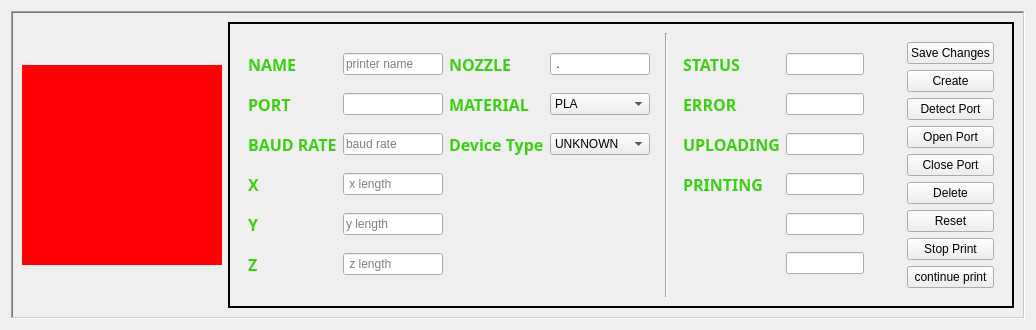
<?xml version="1.0" encoding="UTF-8"?>
<ui version="4.0">
 <class>DeviceWidget</class>
 <widget class="QWidget" name="DeviceWidget">
  <property name="geometry">
   <rect>
    <x>0</x>
    <y>0</y>
    <width>1036</width>
    <height>242</height>
   </rect>
  </property>
  <property name="sizePolicy">
   <sizepolicy hsizetype="Expanding" vsizetype="Fixed">
    <horstretch>0</horstretch>
    <verstretch>0</verstretch>
   </sizepolicy>
  </property>
  <property name="maximumSize">
   <size>
    <width>16777215</width>
    <height>242</height>
   </size>
  </property>
  <property name="windowTitle">
   <string>Form</string>
  </property>
  <layout class="QVBoxLayout" name="verticalLayout">
   <item>
    <widget class="QFrame" name="frame">
     <property name="frameShape">
      <enum>QFrame::WinPanel</enum>
     </property>
     <property name="frameShadow">
      <enum>QFrame::Sunken</enum>
     </property>
     <property name="lineWidth">
      <number>10</number>
     </property>
     <layout class="QHBoxLayout" name="horizontalLayout">
      <item>
       <widget class="QLabel" name="_icon">
        <property name="minimumSize">
         <size>
          <width>200</width>
          <height>200</height>
         </size>
        </property>
        <property name="maximumSize">
         <size>
          <width>200</width>
          <height>200</height>
         </size>
        </property>
        <property name="baseSize">
         <size>
          <width>200</width>
          <height>200</height>
         </size>
        </property>
        <property name="contextMenuPolicy">
         <enum>Qt::DefaultContextMenu</enum>
        </property>
        <property name="autoFillBackground">
         <bool>false</bool>
        </property>
        <property name="styleSheet">
         <string notr="true">background-color: rgb(255, 0, 4);</string>
        </property>
        <property name="text">
         <string/>
        </property>
        <property name="pixmap">
         <pixmap resource="../resources/images.qrc">:/icon/images/3dPrinter.png</pixmap>
        </property>
        <property name="scaledContents">
         <bool>true</bool>
        </property>
       </widget>
      </item>
      <item>
       <widget class="QFrame" name="frame_2">
        <property name="frameShape">
         <enum>QFrame::WinPanel</enum>
        </property>
        <property name="frameShadow">
         <enum>QFrame::Plain</enum>
        </property>
        <property name="lineWidth">
         <number>2</number>
        </property>
        <layout class="QHBoxLayout" name="horizontalLayout_2">
         <item>
          <widget class="QWidget" name="widget" native="true">
           <property name="sizePolicy">
            <sizepolicy hsizetype="Fixed" vsizetype="Preferred">
             <horstretch>0</horstretch>
             <verstretch>0</verstretch>
            </sizepolicy>
           </property>
           <layout class="QGridLayout" name="gridLayout">
            <item row="0" column="0">
             <widget class="QLabel" name="_name_label">
              <property name="sizePolicy">
               <sizepolicy hsizetype="Fixed" vsizetype="Preferred">
                <horstretch>0</horstretch>
                <verstretch>0</verstretch>
               </sizepolicy>
              </property>
              <property name="font">
               <font>
                <family>Sylfaen</family>
                <pointsize>12</pointsize>
                <weight>75</weight>
                <bold>true</bold>
               </font>
              </property>
              <property name="styleSheet">
               <string notr="true">color: rgb(59, 208, 18);</string>
              </property>
              <property name="text">
               <string>NAME </string>
              </property>
              <property name="textFormat">
               <enum>Qt::PlainText</enum>
              </property>
             </widget>
            </item>
            <item row="1" column="1">
             <widget class="QLineEdit" name="_port">
              <property name="maximumSize">
               <size>
                <width>100</width>
                <height>16777215</height>
               </size>
              </property>
              <property name="readOnly">
               <bool>true</bool>
              </property>
             </widget>
            </item>
            <item row="0" column="1">
             <widget class="QLineEdit" name="_name">
              <property name="maximumSize">
               <size>
                <width>100</width>
                <height>16777215</height>
               </size>
              </property>
              <property name="maxLength">
               <number>12</number>
              </property>
              <property name="placeholderText">
               <string>printer name</string>
              </property>
             </widget>
            </item>
            <item row="5" column="1">
             <widget class="QLineEdit" name="_z">
              <property name="maximumSize">
               <size>
                <width>100</width>
                <height>16777215</height>
               </size>
              </property>
              <property name="inputMethodHints">
               <set>Qt::ImhDigitsOnly</set>
              </property>
              <property name="inputMask">
               <string>99999</string>
              </property>
              <property name="maxLength">
               <number>5</number>
              </property>
              <property name="placeholderText">
               <string> z length</string>
              </property>
             </widget>
            </item>
            <item row="3" column="0">
             <widget class="QLabel" name="_x_label">
              <property name="sizePolicy">
               <sizepolicy hsizetype="Fixed" vsizetype="Preferred">
                <horstretch>0</horstretch>
                <verstretch>0</verstretch>
               </sizepolicy>
              </property>
              <property name="font">
               <font>
                <family>Sylfaen</family>
                <pointsize>12</pointsize>
                <weight>75</weight>
                <bold>true</bold>
               </font>
              </property>
              <property name="styleSheet">
               <string notr="true">color: rgb(59, 208, 18);</string>
              </property>
              <property name="text">
               <string>X</string>
              </property>
              <property name="textFormat">
               <enum>Qt::PlainText</enum>
              </property>
             </widget>
            </item>
            <item row="3" column="1">
             <widget class="QLineEdit" name="_x">
              <property name="maximumSize">
               <size>
                <width>100</width>
                <height>16777215</height>
               </size>
              </property>
              <property name="inputMethodHints">
               <set>Qt::ImhDigitsOnly</set>
              </property>
              <property name="inputMask">
               <string>99999</string>
              </property>
              <property name="maxLength">
               <number>5</number>
              </property>
              <property name="placeholderText">
               <string> x length</string>
              </property>
             </widget>
            </item>
            <item row="1" column="3">
             <widget class="QComboBox" name="_material">
              <item>
               <property name="text">
                <string>PLA</string>
               </property>
              </item>
              <item>
               <property name="text">
                <string>TPU</string>
               </property>
              </item>
              <item>
               <property name="text">
                <string>PLA+</string>
               </property>
              </item>
              <item>
               <property name="text">
                <string>MARBLE</string>
               </property>
              </item>
             </widget>
            </item>
            <item row="2" column="0">
             <widget class="QLabel" name="_baud_rate_label">
              <property name="sizePolicy">
               <sizepolicy hsizetype="Fixed" vsizetype="Preferred">
                <horstretch>0</horstretch>
                <verstretch>0</verstretch>
               </sizepolicy>
              </property>
              <property name="font">
               <font>
                <family>Sylfaen</family>
                <pointsize>12</pointsize>
                <weight>75</weight>
                <bold>true</bold>
               </font>
              </property>
              <property name="styleSheet">
               <string notr="true">color: rgb(59, 208, 18);</string>
              </property>
              <property name="text">
               <string>BAUD RATE</string>
              </property>
              <property name="textFormat">
               <enum>Qt::PlainText</enum>
              </property>
             </widget>
            </item>
            <item row="1" column="0">
             <widget class="QLabel" name="_port_label">
              <property name="sizePolicy">
               <sizepolicy hsizetype="Fixed" vsizetype="Preferred">
                <horstretch>0</horstretch>
                <verstretch>0</verstretch>
               </sizepolicy>
              </property>
              <property name="font">
               <font>
                <family>Sylfaen</family>
                <pointsize>12</pointsize>
                <weight>75</weight>
                <bold>true</bold>
               </font>
              </property>
              <property name="styleSheet">
               <string notr="true">color: rgb(59, 208, 18);</string>
              </property>
              <property name="text">
               <string>PORT </string>
              </property>
              <property name="textFormat">
               <enum>Qt::PlainText</enum>
              </property>
             </widget>
            </item>
            <item row="4" column="0">
             <widget class="QLabel" name="_y_label">
              <property name="sizePolicy">
               <sizepolicy hsizetype="Fixed" vsizetype="Preferred">
                <horstretch>0</horstretch>
                <verstretch>0</verstretch>
               </sizepolicy>
              </property>
              <property name="font">
               <font>
                <family>Sylfaen</family>
                <pointsize>12</pointsize>
                <weight>75</weight>
                <bold>true</bold>
               </font>
              </property>
              <property name="styleSheet">
               <string notr="true">color: rgb(59, 208, 18);</string>
              </property>
              <property name="text">
               <string>Y</string>
              </property>
              <property name="textFormat">
               <enum>Qt::PlainText</enum>
              </property>
             </widget>
            </item>
            <item row="1" column="2">
             <widget class="QLabel" name="_material_label">
              <property name="sizePolicy">
               <sizepolicy hsizetype="Fixed" vsizetype="Preferred">
                <horstretch>0</horstretch>
                <verstretch>0</verstretch>
               </sizepolicy>
              </property>
              <property name="font">
               <font>
                <family>Sylfaen</family>
                <pointsize>12</pointsize>
                <weight>75</weight>
                <bold>true</bold>
               </font>
              </property>
              <property name="styleSheet">
               <string notr="true">color: rgb(59, 208, 18);</string>
              </property>
              <property name="text">
               <string>MATERIAL</string>
              </property>
              <property name="textFormat">
               <enum>Qt::PlainText</enum>
              </property>
             </widget>
            </item>
            <item row="0" column="3">
             <widget class="QLineEdit" name="_nozzle">
              <property name="maximumSize">
               <size>
                <width>100</width>
                <height>16777215</height>
               </size>
              </property>
              <property name="inputMask">
               <string>N.NN</string>
              </property>
              <property name="readOnly">
               <bool>false</bool>
              </property>
             </widget>
            </item>
            <item row="5" column="0">
             <widget class="QLabel" name="_z_label">
              <property name="sizePolicy">
               <sizepolicy hsizetype="Fixed" vsizetype="Preferred">
                <horstretch>0</horstretch>
                <verstretch>0</verstretch>
               </sizepolicy>
              </property>
              <property name="font">
               <font>
                <family>Sylfaen</family>
                <pointsize>12</pointsize>
                <weight>75</weight>
                <bold>true</bold>
               </font>
              </property>
              <property name="styleSheet">
               <string notr="true">color: rgb(59, 208, 18);</string>
              </property>
              <property name="text">
               <string>Z</string>
              </property>
              <property name="textFormat">
               <enum>Qt::PlainText</enum>
              </property>
             </widget>
            </item>
            <item row="4" column="1">
             <widget class="QLineEdit" name="_y">
              <property name="maximumSize">
               <size>
                <width>100</width>
                <height>16777215</height>
               </size>
              </property>
              <property name="inputMethodHints">
               <set>Qt::ImhDigitsOnly</set>
              </property>
              <property name="inputMask">
               <string>99999</string>
              </property>
              <property name="maxLength">
               <number>5</number>
              </property>
              <property name="placeholderText">
               <string>y length</string>
              </property>
             </widget>
            </item>
            <item row="0" column="2">
             <widget class="QLabel" name="_nozzle_label">
              <property name="sizePolicy">
               <sizepolicy hsizetype="Fixed" vsizetype="Preferred">
                <horstretch>0</horstretch>
                <verstretch>0</verstretch>
               </sizepolicy>
              </property>
              <property name="font">
               <font>
                <family>Sylfaen</family>
                <pointsize>12</pointsize>
                <weight>75</weight>
                <bold>true</bold>
               </font>
              </property>
              <property name="styleSheet">
               <string notr="true">color: rgb(59, 208, 18);</string>
              </property>
              <property name="text">
               <string>NOZZLE </string>
              </property>
              <property name="textFormat">
               <enum>Qt::PlainText</enum>
              </property>
             </widget>
            </item>
            <item row="2" column="1">
             <widget class="QLineEdit" name="_baud_rate">
              <property name="maximumSize">
               <size>
                <width>100</width>
                <height>16777215</height>
               </size>
              </property>
              <property name="inputMethodHints">
               <set>Qt::ImhDigitsOnly</set>
              </property>
              <property name="inputMask">
               <string>9999999999</string>
              </property>
              <property name="maxLength">
               <number>10</number>
              </property>
              <property name="placeholderText">
               <string>baud rate</string>
              </property>
             </widget>
            </item>
            <item row="2" column="2">
             <widget class="QLabel" name="_device_type_label">
              <property name="sizePolicy">
               <sizepolicy hsizetype="Fixed" vsizetype="Preferred">
                <horstretch>0</horstretch>
                <verstretch>0</verstretch>
               </sizepolicy>
              </property>
              <property name="font">
               <font>
                <family>Sylfaen</family>
                <pointsize>12</pointsize>
                <weight>75</weight>
                <bold>true</bold>
               </font>
              </property>
              <property name="styleSheet">
               <string notr="true">color: rgb(59, 208, 18);</string>
              </property>
              <property name="text">
               <string>Device Type</string>
              </property>
              <property name="textFormat">
               <enum>Qt::PlainText</enum>
              </property>
             </widget>
            </item>
            <item row="2" column="3">
             <widget class="QComboBox" name="_device_type">
              <item>
               <property name="text">
                <string>UNKNOWN</string>
               </property>
              </item>
              <item>
               <property name="text">
                <string>GENIUS</string>
               </property>
              </item>
              <item>
               <property name="text">
                <string>KP3S</string>
               </property>
              </item>
              <item>
               <property name="text">
                <string/>
               </property>
              </item>
              <item>
               <property name="text">
                <string/>
               </property>
              </item>
             </widget>
            </item>
           </layout>
          </widget>
         </item>
         <item>
          <widget class="Line" name="line">
           <property name="orientation">
            <enum>Qt::Vertical</enum>
           </property>
          </widget>
         </item>
         <item>
          <widget class="QWidget" name="widget_3" native="true">
           <layout class="QGridLayout" name="gridLayout_2">
            <item row="3" column="1">
             <widget class="QLineEdit" name="_printing">
              <property name="maximumSize">
               <size>
                <width>100</width>
                <height>16777215</height>
               </size>
              </property>
              <property name="readOnly">
               <bool>true</bool>
              </property>
             </widget>
            </item>
            <item row="0" column="1">
             <widget class="QLineEdit" name="_status">
              <property name="maximumSize">
               <size>
                <width>100</width>
                <height>16777215</height>
               </size>
              </property>
              <property name="readOnly">
               <bool>true</bool>
              </property>
             </widget>
            </item>
            <item row="2" column="1">
             <widget class="QLineEdit" name="_uploading">
              <property name="maximumSize">
               <size>
                <width>100</width>
                <height>16777215</height>
               </size>
              </property>
              <property name="readOnly">
               <bool>true</bool>
              </property>
             </widget>
            </item>
            <item row="5" column="0">
             <widget class="QLabel" name="_hotend_temperature_label">
              <property name="sizePolicy">
               <sizepolicy hsizetype="Fixed" vsizetype="Preferred">
                <horstretch>0</horstretch>
                <verstretch>0</verstretch>
               </sizepolicy>
              </property>
              <property name="font">
               <font>
                <family>Sylfaen</family>
                <pointsize>12</pointsize>
                <weight>75</weight>
                <bold>true</bold>
               </font>
              </property>
              <property name="styleSheet">
               <string notr="true">color: rgb(59, 208, 18);</string>
              </property>
              <property name="text">
               <string/>
              </property>
              <property name="textFormat">
               <enum>Qt::PlainText</enum>
              </property>
              <property name="pixmap">
               <pixmap resource="../resources/images.qrc">:/icon/images/hotend.png</pixmap>
              </property>
              <property name="scaledContents">
               <bool>true</bool>
              </property>
              <property name="openExternalLinks">
               <bool>false</bool>
              </property>
             </widget>
            </item>
            <item row="1" column="1">
             <widget class="QLineEdit" name="_error">
              <property name="maximumSize">
               <size>
                <width>100</width>
                <height>16777215</height>
               </size>
              </property>
              <property name="readOnly">
               <bool>true</bool>
              </property>
             </widget>
            </item>
            <item row="4" column="0">
             <widget class="QLabel" name="_bed_temperature_label">
              <property name="sizePolicy">
               <sizepolicy hsizetype="Fixed" vsizetype="Preferred">
                <horstretch>0</horstretch>
                <verstretch>0</verstretch>
               </sizepolicy>
              </property>
              <property name="font">
               <font>
                <family>Sylfaen</family>
                <pointsize>12</pointsize>
                <weight>75</weight>
                <bold>true</bold>
               </font>
              </property>
              <property name="styleSheet">
               <string notr="true">color: rgb(59, 208, 18);</string>
              </property>
              <property name="text">
               <string/>
              </property>
              <property name="textFormat">
               <enum>Qt::PlainText</enum>
              </property>
              <property name="pixmap">
               <pixmap resource="../resources/images.qrc">:/icon/images/bed.png</pixmap>
              </property>
              <property name="scaledContents">
               <bool>true</bool>
              </property>
             </widget>
            </item>
            <item row="4" column="1">
             <widget class="QLineEdit" name="_bed_temperature">
              <property name="maximumSize">
               <size>
                <width>100</width>
                <height>16777215</height>
               </size>
              </property>
              <property name="readOnly">
               <bool>true</bool>
              </property>
             </widget>
            </item>
            <item row="0" column="0">
             <widget class="QLabel" name="_status_label">
              <property name="sizePolicy">
               <sizepolicy hsizetype="Fixed" vsizetype="Preferred">
                <horstretch>0</horstretch>
                <verstretch>0</verstretch>
               </sizepolicy>
              </property>
              <property name="font">
               <font>
                <family>Sylfaen</family>
                <pointsize>12</pointsize>
                <weight>75</weight>
                <bold>true</bold>
               </font>
              </property>
              <property name="styleSheet">
               <string notr="true">color: rgb(59, 208, 18);</string>
              </property>
              <property name="text">
               <string>STATUS</string>
              </property>
              <property name="textFormat">
               <enum>Qt::PlainText</enum>
              </property>
             </widget>
            </item>
            <item row="1" column="0">
             <widget class="QLabel" name="_error_label">
              <property name="sizePolicy">
               <sizepolicy hsizetype="Fixed" vsizetype="Preferred">
                <horstretch>0</horstretch>
                <verstretch>0</verstretch>
               </sizepolicy>
              </property>
              <property name="font">
               <font>
                <family>Sylfaen</family>
                <pointsize>12</pointsize>
                <weight>75</weight>
                <bold>true</bold>
               </font>
              </property>
              <property name="styleSheet">
               <string notr="true">color: rgb(59, 208, 18);</string>
              </property>
              <property name="text">
               <string>ERROR</string>
              </property>
              <property name="textFormat">
               <enum>Qt::PlainText</enum>
              </property>
             </widget>
            </item>
            <item row="3" column="0">
             <widget class="QLabel" name="_printing_label">
              <property name="sizePolicy">
               <sizepolicy hsizetype="Fixed" vsizetype="Preferred">
                <horstretch>0</horstretch>
                <verstretch>0</verstretch>
               </sizepolicy>
              </property>
              <property name="font">
               <font>
                <family>Sylfaen</family>
                <pointsize>12</pointsize>
                <weight>75</weight>
                <bold>true</bold>
               </font>
              </property>
              <property name="styleSheet">
               <string notr="true">color: rgb(59, 208, 18);</string>
              </property>
              <property name="text">
               <string>PRINTING</string>
              </property>
              <property name="textFormat">
               <enum>Qt::PlainText</enum>
              </property>
             </widget>
            </item>
            <item row="2" column="0">
             <widget class="QLabel" name="_uploading_label">
              <property name="sizePolicy">
               <sizepolicy hsizetype="Fixed" vsizetype="Preferred">
                <horstretch>0</horstretch>
                <verstretch>0</verstretch>
               </sizepolicy>
              </property>
              <property name="font">
               <font>
                <family>Sylfaen</family>
                <pointsize>12</pointsize>
                <weight>75</weight>
                <bold>true</bold>
               </font>
              </property>
              <property name="styleSheet">
               <string notr="true">color: rgb(59, 208, 18);</string>
              </property>
              <property name="text">
               <string>UPLOADING</string>
              </property>
              <property name="textFormat">
               <enum>Qt::PlainText</enum>
              </property>
             </widget>
            </item>
            <item row="5" column="1">
             <widget class="QLineEdit" name="_hotend_temperature_">
              <property name="maximumSize">
               <size>
                <width>100</width>
                <height>16777215</height>
               </size>
              </property>
              <property name="readOnly">
               <bool>true</bool>
              </property>
             </widget>
            </item>
           </layout>
          </widget>
         </item>
         <item>
          <spacer name="horizontalSpacer">
           <property name="orientation">
            <enum>Qt::Horizontal</enum>
           </property>
           <property name="sizeType">
            <enum>QSizePolicy::Expanding</enum>
           </property>
           <property name="sizeHint" stdset="0">
            <size>
             <width>40</width>
             <height>20</height>
            </size>
           </property>
          </spacer>
         </item>
         <item>
          <widget class="QWidget" name="widget_2" native="true">
           <property name="sizePolicy">
            <sizepolicy hsizetype="Preferred" vsizetype="Preferred">
             <horstretch>0</horstretch>
             <verstretch>0</verstretch>
            </sizepolicy>
           </property>
           <property name="minimumSize">
            <size>
             <width>0</width>
             <height>0</height>
            </size>
           </property>
           <property name="baseSize">
            <size>
             <width>0</width>
             <height>0</height>
            </size>
           </property>
           <layout class="QVBoxLayout" name="verticalLayout_2">
            <item>
             <widget class="QPushButton" name="_save_changes_button">
              <property name="text">
               <string>Save Changes</string>
              </property>
             </widget>
            </item>
            <item>
             <widget class="QPushButton" name="_create_button">
              <property name="text">
               <string>Create</string>
              </property>
             </widget>
            </item>
            <item>
             <widget class="QPushButton" name="_detect_port_button">
              <property name="text">
               <string>Detect Port</string>
              </property>
             </widget>
            </item>
            <item>
             <widget class="QPushButton" name="_open_port_button">
              <property name="text">
               <string>Open Port</string>
              </property>
             </widget>
            </item>
            <item>
             <widget class="QPushButton" name="_close_port_button">
              <property name="text">
               <string>Close Port</string>
              </property>
             </widget>
            </item>
            <item>
             <widget class="QPushButton" name="_delete_button">
              <property name="text">
               <string>Delete</string>
              </property>
             </widget>
            </item>
            <item>
             <widget class="QPushButton" name="_reset_button">
              <property name="text">
               <string>Reset</string>
              </property>
             </widget>
            </item>
            <item>
             <widget class="QPushButton" name="_stop_print_button">
              <property name="text">
               <string>Stop Print</string>
              </property>
             </widget>
            </item>
            <item>
             <widget class="QPushButton" name="_continue_print_button">
              <property name="text">
               <string>continue print</string>
              </property>
             </widget>
            </item>
           </layout>
          </widget>
         </item>
        </layout>
       </widget>
      </item>
     </layout>
    </widget>
   </item>
  </layout>
  <action name="_files_action">
   <property name="text">
    <string>Files</string>
   </property>
  </action>
  <action name="_gcode_action">
   <property name="text">
    <string>GCode</string>
   </property>
  </action>
  <action name="_control_action">
   <property name="text">
    <string>printer control</string>
   </property>
  </action>
  <action name="_camera_settings_action">
   <property name="text">
    <string>Camera Settings</string>
   </property>
  </action>
 </widget>
 <resources>
  <include location="../resources/images.qrc"/>
 </resources>
 <connections/>
</ui>
